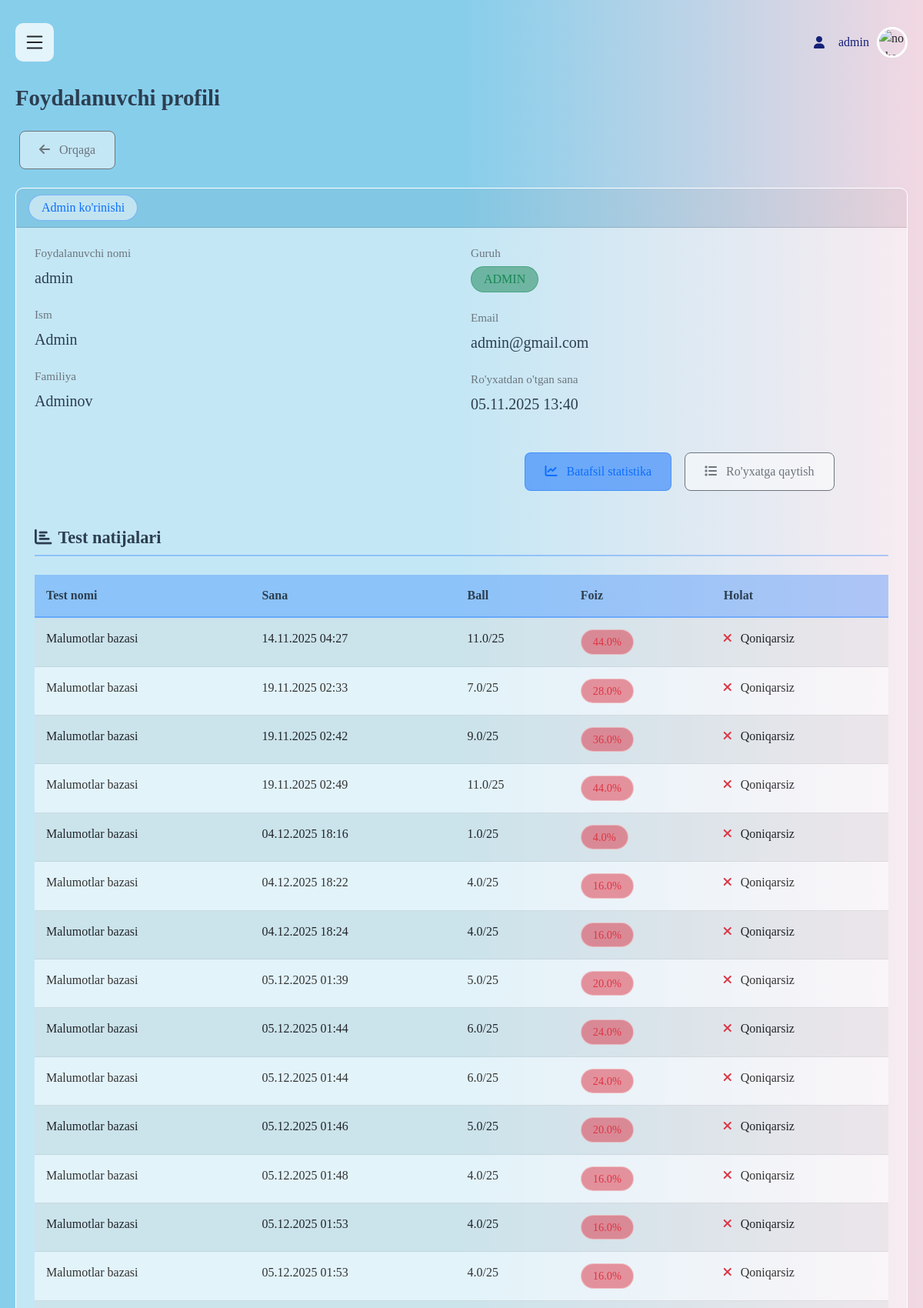
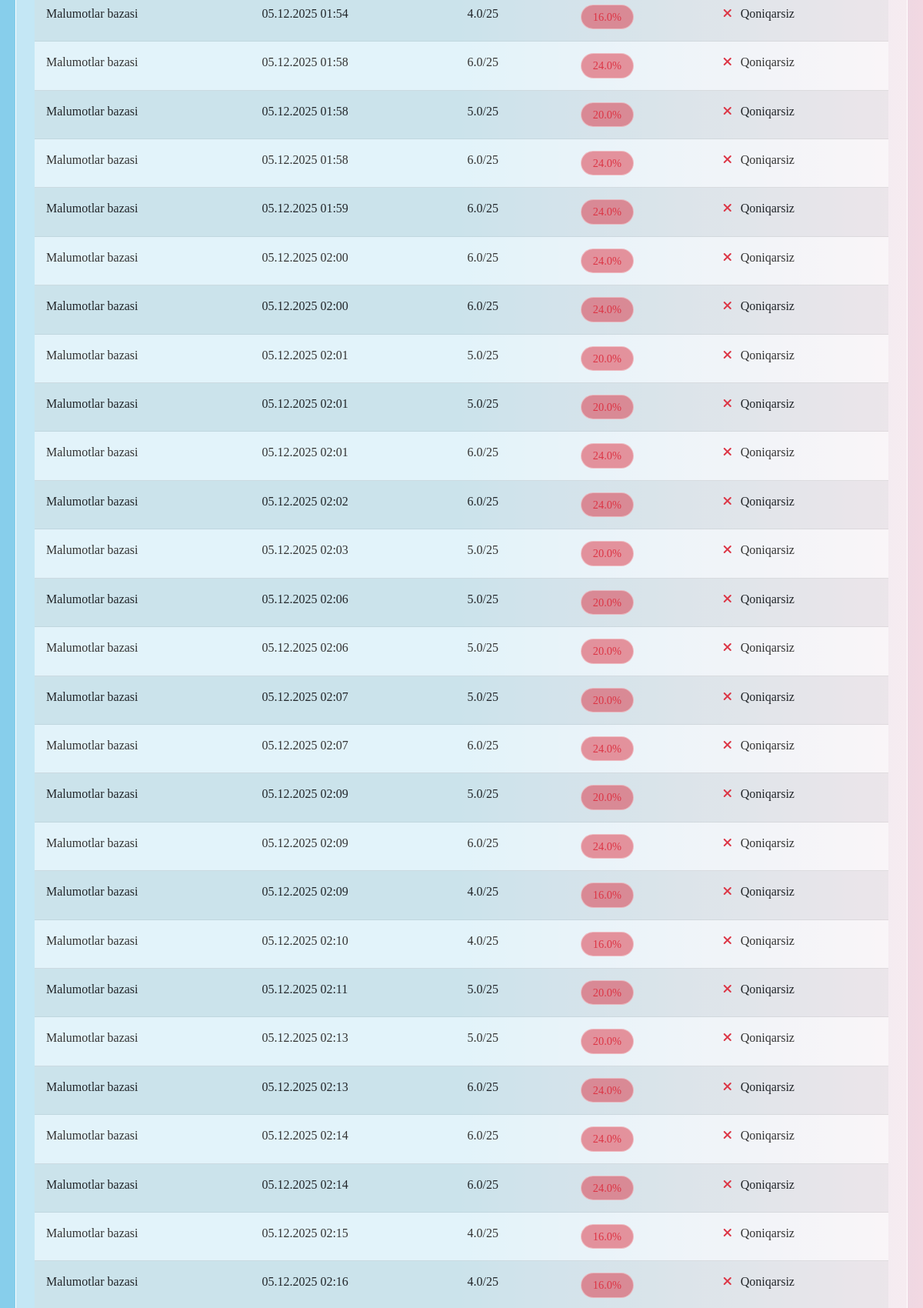
The app's page /user-profile/1/ (signed in, upper part) with its own data (2 pictures, top to bottom).
### users/models.py (models this page shows, shortened)
class UserProfile(models.Model):
    user = models.OneToOneField(User, on_delete=models.CASCADE, related_name='userprofile')
    first_name = models.CharField(max_length=100, verbose_name='Ism', blank=True)
    last_name = models.CharField(max_length=100, verbose_name='Familiya', blank=True)
    group = models.CharField(max_length=20, verbose_name='Guruh', blank=True, help_text='Masalan: DI-11-24')
    phone = models.CharField(max_length=20, blank=True, verbose_name='Telefon raqam')
    bio = models.TextField(blank=True, verbose_name='Qisqacha ma\'lumot')
    created_at = models.DateTimeField(default=timezone.now)
    class Meta:
        verbose_name = 'Foydalanuvchi profili'
        verbose_name_plural = 'Foydalanuvchi profillari'

### app1/models.py (models this page shows, shortened)
class TestResult(models.Model):
    user = models.ForeignKey(User, on_delete=models.CASCADE)
    test = models.ForeignKey(Test, on_delete=models.CASCADE)
    score = models.FloatField(default=0)
    total_questions = models.IntegerField(default=0)
    completed_at = models.DateTimeField(auto_now_add=True)
    time_taken_seconds = models.PositiveIntegerField(
        default=0,
        verbose_name="Sarflangan vaqt (soniya)",
        help_text="Foydalanuvchi testni ishlashga sarflagan vaqt"
    )
    average_difficulty = models.FloatField(
        default=0,
        verbose_name="O'rtacha qiyinlik",
        help_text="Testdagi savollarning o'rtacha qiyinlik darajasi"
    )
    def percentage(self):
        if self.total_questions > 0:
            return (self.score / self.total_questions) * 100
        return 0

class Test(models.Model):
    subject = models.ForeignKey(Subject, on_delete=models.CASCADE)
    title = models.CharField(max_length=255)
    description = models.TextField(blank=True, null=True)
    uploaded_at = models.DateTimeField(default=timezone.now)
    time_limit_minutes = models.PositiveIntegerField(
        default=30,
        verbose_name="Test vaqti (daqiqa)",
        help_text="Testni ishlash uchun berilgan maksimal vaqt"
    )
    is_active = models.BooleanField(
        default=True,
        verbose_name="Faol",
        help_text="Test hozir ishlash uchun mavjudmi"
    )
    question_count = models.PositiveIntegerField(
        default=25,
        verbose_name="Savollar soni",
        help_text="Testdagi umumiy savollar soni"
    )

### app1/views.py (the view)
# urls.py: path('user-profile/<int:user_id>/', views.user_profile_detail, name='user_profile_detail'),
@login_required
@user_passes_test(is_admin)
def user_profile_detail(request, user_id):
    user = get_object_or_404(User, id=user_id)
    user_profile = getattr(user, 'userprofile', None)
    test_results = TestResult.objects.filter(user=user).select_related('test')
    return render(request, 'app1/user_profile_detail.html', {
        'profile_user': user,
        'user_profile': user_profile,
        'test_results': test_results
    })

### app1/views.py (called while the page is built)
def is_admin(user):
    return user.is_staff

### templates/app1/user_profile_detail.html (shortened to what this page needs)
{% extends 'base.html' %}
{% block content %}
<div class="col-lg-10">
                <h4>Foydalanuvchi profili
                            </h4>
                <div class="mb-4">
                    <a href="{% url 'admin_stats' %}" class="btn btn-outline-secondary">
                        <i class="fas fa-arrow-left me-2"></i> Orqaga
                    </a>
                </div>
                <div class="user_profile_body">
                    <div class="card-header">
                        <span class="badge bg-light text-primary fs-6">
                                Admin ko'rinishi
                            </span>
                    </div>
                    <div class="card-body p-4">
                        <div class="row mb-5">
                            <div class="col-md-6">
                                <div class="mb-4">
                                    <h6 class="text-muted mb-2">Foydalanuvchi nomi</h6>
                                    <p class="fs-5">{{ profile_user.username }}</p>
                                </div>
                                <div class="mb-4">
                                    <h6 class="text-muted mb-2">Ism</h6>
                                    <p class="fs-5">{{ user_profile.first_name|default:"Kiritilmagan" }}</p>
                                </div>
                                <div class="mb-4">
                                    <h6 class="text-muted mb-2">Familiya</h6>
                                    <p class="fs-5">{{ user_profile.last_name|default:"Kiritilmagan" }}</p>
                                </div>
                            </div>
                            <div class="col-md-6">
                                <div class="mb-4">
                                    <h6 class="text-muted mb-2">Guruh</h6>
                                    <p class="fs-5">
                                        {% if user_profile.group %}
                                            <span class="badge bg-success fs-6">{{ user_profile.group }}</span>
                                        {% else %}
                                            <span class="text-muted">Kiritilmagan</span>
                                        {% endif %}
                                    </p>
                                </div>
                                <div class="mb-4">
                                    <h6 class="text-muted mb-2">Email</h6>
                                    <p class="fs-5">{{ profile_user.email|default:"Kiritilmagan" }}</p>
                                </div>
                                <div class="mb-4">
                                    <h6 class="text-muted mb-2">Ro'yxatdan o'tgan sana</h6>
                                    <p class="fs-5">{{ profile_user.date_joined|date:"d.m.Y H:i" }}</p>
                                </div>
                                <div class="mt-5 text-center">
                            <a href="{% url 'user_stats' profile_user.id %}" class="btn btn-primary me-2">
                                <i class="fas fa-chart-line me-2"></i> Batafsil statistika
                            </a>
                            <a href="{% url 'admin_stats' %}" class="btn btn-outline-secondary">
                                <i class="fas fa-list me-2"></i> Ro'yxatga qaytish
                            </a>
                        </div>
                            </div>
                        </div>
                        <div class="mt-5">
                            <h5 class="mb-4 border-bottom pb-2">
                                <i class="fas fa-chart-bar me-2"></i>Test natijalari
                            </h5>
                            {% if test_results %}
                                <table class="table table-striped">
                                    <thead>
                                        <tr>
                                            <th>Test nomi</th>
                                            <th>Sana</th>
                                            <th>Ball</th>
                                            <th>Foiz</th>
                                            <th>Holat</th>
                                        </tr>
                                    </thead>
                                    <tbody>
                                        {% for result in test_results %}
                                        <tr>
                                            <td>{{ result.test.title }}</td>
                                            <td>{{ result.completed_at|date:"d.m.Y H:i" }}</td>
                                            <td>{{ result.score }}/{{ result.total_questions }}</td>
                                            <td>
                                                <span class="badge {% if result.percentage >= 80 %}bg-success{% elif result.percentage >= 60 %}bg-warning{% else %}bg-danger{% endif %}">
                                                    {{ result.percentage|floatformat:1 }}%
                                                </span>
                                            </td>
                                            <td>
                                                {% if result.percentage >= 80 %}
                                                    <i class="fas fa-check text-success"></i> A'lo
                                                {% elif result.percentage >= 60 %}
                                                    <i class="fas fa-check text-warning"></i> Yaxshi
                                                {% else %}
                                                    <i class="fas fa-times text-danger"></i> Qoniqarsiz
                                                {% endif %}
                                            </td>
                                        </tr>
                                        {% endfor %}
                                    </tbody>
                                </table>
                            {% else %}
                            <div class="alert alert-info text-center">
                                <i class="fas fa-info-circle me-2"></i>
                                Bu foydalanuvchi hali test ishlamagan
                            </div>
                            {% endif %}
                        </div>
                    </div>
                </div>
            </div>
{% endblock %}

### templates/base.html (shortened to what this page needs)
<!DOCTYPE html>
<html lang="uz">
  <head>
    <link
      href="https://cdn.jsdelivr.net/npm/bootstrap@5.1.3/dist/css/bootstrap.min.css"
      rel="stylesheet"
    />
    <link
      href="https://cdnjs.cloudflare.com/ajax/libs/font-awesome/6.0.0/css/all.min.css"
      rel="stylesheet"
    />
  </head>
  <body>
    <section class="contaner_box">
      <section class="hed_main" id="hedMain">
        <header id="heaDer">
          <section class="section_header">
            <div class="logo">
              <svg
                xmlns="http://www.w3.org/2000/svg"
                width="16"
                height="16"
                fill="currentColor"
                viewBox="0 0 16 16"
                id="menu"
              >
                <path
                  fill-rule="evenodd"
                  d="M2.5 12a.5.5 0 0 1 .5-.5h10a.5.5 0 0 1 0 1H3a.5.5 0 0 1-.5-.5m0-4a.5.5 0 0 1 .5-.5h10a.5.5 0 0 1 0 1H3a.5.5 0 0 1-.5-.5m0-4a.5.5 0 0 1 .5-.5h10a.5.5 0 0 1 0 1H3a.5.5 0 0 1-.5-.5"
                />
              </svg>
            </div>
            <div class="profil_img" id="contanerList">
              <span><i class="fas fa-user"></i> {{ user.username }} </span>
              <img
                src="https://img.freepik.com/free-vector/smiling-young-man-illustration_1308-174669.jpg?semt=ais_hybrid&w=740&q=80"
                alt="no photo"
                id="loginBtn"
              />
            </div>
          </section>
        </header>
        <main>
          {% block content %}{% endblock %}
        </main>
      </section>
    </section>
  </body>
</html>

### templates/base.html (style rules this page uses)
* { padding: 0; margin: 0; font-family: "Times New Roman", Times, serif; box-sizing: border-box; }
body { min-height: 100vh; overflow-x: hidden; background: linear-gradient(to right, #87ceeb, #87ceeb, #f2d8e2); }
h4 { font-size: 32px; font-weight: bold; }
h6 { font-weight: bold; }
.contaner_box { display: flex; min-height: 100vh; width: 100%; position: relative; }
.hed_main { flex: 1; padding: 20px; transition: margin-left 0.5s ease; width: 100%; min-height: 100vh; }
header { width: 100%; height: auto; margin-bottom: 20px; }
.section_header { display: flex; justify-content: space-between; align-items: center; width: 100%; height: auto; padding: 10px 0; }
.logo { display: flex; align-items: center; }
.logo svg { width: 50px; height: 50px; cursor: pointer; backdrop-filter: blur(100px); background-color: rgba(255, 255, 255, 0.782); border-radius: 10px; padding: 10px; transition: all 0.5s ease; }
.profil_img { display: flex; align-items: center; gap: 10px; position: relative; z-index: 100; }
.profil_img img { width: 40px; height: 40px; border-radius: 50%; border: 3px solid white; transition: 0.3s ease; cursor: pointer; object-fit: cover; }
.profil_img span { display: flex; gap: 10px; align-items: center; text-decoration: none; border-radius: 10px; transition: 0.3s ease; color: rgb(20, 33, 119); font-size: 16px; font-weight: 500; }

### templates/app1/user_profile_detail.html (style rules this page uses)
@media (min-width: 769px) and (max-width: 1200px) { .col-lg-10 { width: 83.333%; } }
.col-lg-10 { border-radius: 12px; margin: 0 auto; width: 100%; }
.badge.bg-light.text-primary { background-color: rgba(255, 255, 255, 0.515) !important; border: 1px solid rgba(13, 110, 253, 0.4); color: #0d6efd !important; font-size: 1rem; padding: 8px 16px; border-radius: 20px; font-weight: 500; }
.card-body { background-color: rgba(255, 255, 255, 0.515); padding: 30px; }
h4 { color: #2c3e50; font-size: 1.8rem; font-weight: 600; margin-bottom: 25px; }
.btn-outline-secondary { background-color: rgba(255, 255, 255, 0.515); border: 2px solid #6c757d; color: #6c757d; padding: 12px 25px; border-radius: 8px; font-weight: 500; transition: all 0.3s ease; }
.user_profile_body { border: 1px solid rgba(255, 255, 255, 0.4); border-radius: 10px; overflow: hidden; border: 1px solid white; }
.row.mb-5 { margin-bottom: 40px; }
.mb-4 { margin-bottom: 25px; }
.text-muted.mb-2 { color: #6c757d !important; font-size: 0.95rem; margin-bottom: 8px; font-weight: 500; }
.fs-5 { color: #2c3e50; font-size: 1.25rem; font-weight: 500; margin: 0; }
.badge.bg-success.fs-6 { background-color: rgba(25, 135, 84, 0.515) !important; color: #198754 !important; border: 1px solid rgba(25, 135, 84, 0.4); padding: 8px 16px; font-size: 1rem; border-radius: 20px; font-weight: 500; }
h5.mb-4.border-bottom.pb-2 { color: #2c3e50; font-size: 1.4rem; font-weight: 600; border-bottom: 2px solid rgba(13, 110, 253, 0.3) !important; padding-bottom: 12px; }
.table-striped { border-collapse: separate; border-spacing: 0; margin-bottom: 0; }
.table-striped thead tr { background-color: rgba(13, 110, 253, 0.3); }
.table-striped th { color: #2c3e50; font-weight: 600; padding: 15px; border-bottom: 2px solid rgba(13, 110, 253, 0.3); }
.table-striped td { padding: 15px; color: #333; border-bottom: 1px solid rgba(0, 0, 0, 0.1); }
.table-striped tbody tr:nth-child(odd) { background-color: rgba(255, 255, 255, 0.3); }
.table-striped tbody tr:nth-child(even) { background-color: rgba(255, 255, 255, 0.515); }
.table-striped .badge { padding: 8px 15px; border-radius: 20px; font-weight: 500; font-size: 0.9rem; border: 1px solid rgba(255, 255, 255, 0.4); }
.table-striped .badge.bg-danger { background-color: rgba(220, 53, 69, 0.515) !important; color: #dc3545; }
.mt-5.text-center { margin-top: 40px; text-align: center; }
.btn { padding: 12px 25px; border-radius: 8px; font-weight: 500; transition: all 0.3s ease; border: none; margin: 0 5px; }
.btn-primary { background-color: rgba(13, 110, 253, 0.515); color: #0d6efd; border: 1px solid rgba(13, 110, 253, 0.4); }
.btn-outline-secondary { background-color: rgba(255, 255, 255, 0.515); border: 1px solid #6c757d; color: #6c757d; }
.fas { margin-right: 8px; }
.fas.fa-times.text-danger { color: rgba(220, 53, 69, 0.8); }

### records on screen
UserProfile: first_name "Admin", last_name "Adminov", group "ADMIN"
TestResult: test "Malumotlar bazasi", completed_at "14.11.2025 04:27", score "11.0", total_questions "25", percentage "44.0", shows "Qoniqarsiz"
TestResult: test "Malumotlar bazasi", completed_at "19.11.2025 02:33", score "7.0", total_questions "25", percentage "28.0", shows "Qoniqarsiz"
TestResult: test "Malumotlar bazasi", completed_at "19.11.2025 02:42", score "9.0", total_questions "25", percentage "36.0", shows "Qoniqarsiz"
TestResult: test "Malumotlar bazasi", completed_at "19.11.2025 02:49", score "11.0", total_questions "25", percentage "44.0", shows "Qoniqarsiz"
TestResult: test "Malumotlar bazasi", completed_at "04.12.2025 18:16", score "1.0", total_questions "25", percentage "4.0", shows "Qoniqarsiz"
TestResult: test "Malumotlar bazasi", completed_at "04.12.2025 18:22", score "4.0", total_questions "25", percentage "16.0", shows "Qoniqarsiz"
TestResult: test "Malumotlar bazasi", completed_at "04.12.2025 18:24", score "4.0", total_questions "25", percentage "16.0", shows "Qoniqarsiz"
TestResult: test "Malumotlar bazasi", completed_at "05.12.2025 01:39", score "5.0", total_questions "25", percentage "20.0", shows "Qoniqarsiz"
TestResult: test "Malumotlar bazasi", completed_at "05.12.2025 01:44", score "6.0", total_questions "25", percentage "24.0", shows "Qoniqarsiz"
TestResult: test "Malumotlar bazasi", completed_at "05.12.2025 01:44", score "6.0", total_questions "25", percentage "24.0", shows "Qoniqarsiz"
TestResult: test "Malumotlar bazasi", completed_at "05.12.2025 01:46", score "5.0", total_questions "25", percentage "20.0", shows "Qoniqarsiz"
TestResult: test "Malumotlar bazasi", completed_at "05.12.2025 01:48", score "4.0", total_questions "25", percentage "16.0", shows "Qoniqarsiz"
TestResult: test "Malumotlar bazasi", completed_at "05.12.2025 01:53", score "4.0", total_questions "25", percentage "16.0", shows "Qoniqarsiz"
TestResult: test "Malumotlar bazasi", completed_at "05.12.2025 01:53", score "4.0", total_questions "25", percentage "16.0", shows "Qoniqarsiz"
TestResult: test "Malumotlar bazasi", completed_at "05.12.2025 01:54", score "4.0", total_questions "25", percentage "16.0", shows "Qoniqarsiz"
TestResult: test "Malumotlar bazasi", completed_at "05.12.2025 01:58", score "6.0", total_questions "25", percentage "24.0", shows "Qoniqarsiz"
TestResult: test "Malumotlar bazasi", completed_at "05.12.2025 01:58", score "5.0", total_questions "25", percentage "20.0", shows "Qoniqarsiz"
TestResult: test "Malumotlar bazasi", completed_at "05.12.2025 01:58", score "6.0", total_questions "25", percentage "24.0", shows "Qoniqarsiz"
TestResult: test "Malumotlar bazasi", completed_at "05.12.2025 01:59", score "6.0", total_questions "25", percentage "24.0", shows "Qoniqarsiz"
TestResult: test "Malumotlar bazasi", completed_at "05.12.2025 02:00", score "6.0", total_questions "25", percentage "24.0", shows "Qoniqarsiz"
TestResult: test "Malumotlar bazasi", completed_at "05.12.2025 02:00", score "6.0", total_questions "25", percentage "24.0", shows "Qoniqarsiz"
TestResult: test "Malumotlar bazasi", completed_at "05.12.2025 02:01", score "5.0", total_questions "25", percentage "20.0", shows "Qoniqarsiz"
TestResult: test "Malumotlar bazasi", completed_at "05.12.2025 02:01", score "5.0", total_questions "25", percentage "20.0", shows "Qoniqarsiz"
TestResult: test "Malumotlar bazasi", completed_at "05.12.2025 02:01", score "6.0", total_questions "25", percentage "24.0", shows "Qoniqarsiz"
TestResult: test "Malumotlar bazasi", completed_at "05.12.2025 02:02", score "6.0", total_questions "25", percentage "24.0", shows "Qoniqarsiz"
TestResult: test "Malumotlar bazasi", completed_at "05.12.2025 02:03", score "5.0", total_questions "25", percentage "20.0", shows "Qoniqarsiz"
TestResult: test "Malumotlar bazasi", completed_at "05.12.2025 02:06", score "5.0", total_questions "25", percentage "20.0", shows "Qoniqarsiz"
TestResult: test "Malumotlar bazasi", completed_at "05.12.2025 02:06", score "5.0", total_questions "25", percentage "20.0", shows "Qoniqarsiz"
TestResult: test "Malumotlar bazasi", completed_at "05.12.2025 02:07", score "5.0", total_questions "25", percentage "20.0", shows "Qoniqarsiz"
TestResult: test "Malumotlar bazasi", completed_at "05.12.2025 02:07", score "6.0", total_questions "25", percentage "24.0", shows "Qoniqarsiz"
TestResult: test "Malumotlar bazasi", completed_at "05.12.2025 02:09", score "5.0", total_questions "25", percentage "20.0", shows "Qoniqarsiz"
TestResult: test "Malumotlar bazasi", completed_at "05.12.2025 02:09", score "6.0", total_questions "25", percentage "24.0", shows "Qoniqarsiz"
TestResult: test "Malumotlar bazasi", completed_at "05.12.2025 02:09", score "4.0", total_questions "25", percentage "16.0", shows "Qoniqarsiz"
TestResult: test "Malumotlar bazasi", completed_at "05.12.2025 02:10", score "4.0", total_questions "25", percentage "16.0", shows "Qoniqarsiz"
TestResult: test "Malumotlar bazasi", completed_at "05.12.2025 02:11", score "5.0", total_questions "25", percentage "20.0", shows "Qoniqarsiz"
TestResult: test "Malumotlar bazasi", completed_at "05.12.2025 02:13", score "5.0", total_questions "25", percentage "20.0", shows "Qoniqarsiz"
TestResult: test "Malumotlar bazasi", completed_at "05.12.2025 02:13", score "6.0", total_questions "25", percentage "24.0", shows "Qoniqarsiz"
TestResult: test "Malumotlar bazasi", completed_at "05.12.2025 02:14", score "6.0", total_questions "25", percentage "24.0", shows "Qoniqarsiz"
TestResult: test "Malumotlar bazasi", completed_at "05.12.2025 02:14", score "6.0", total_questions "25", percentage "24.0", shows "Qoniqarsiz"
TestResult: test "Malumotlar bazasi", completed_at "05.12.2025 02:15", score "4.0", total_questions "25", percentage "16.0", shows "Qoniqarsiz"
TestResult: test "Malumotlar bazasi", completed_at "05.12.2025 02:16", score "4.0", total_questions "25", percentage "16.0", shows "Qoniqarsiz"

### other values on screen
{{ user.username }} "admin"
{{ profile_user.username }} "admin"
{{ profile_user.email|default:"Kiritilmagan" }} "admin@gmail.com"
{{ profile_user.date_joined|date:"d.m.Y H:i" }} "05.11.2025 13:40"
